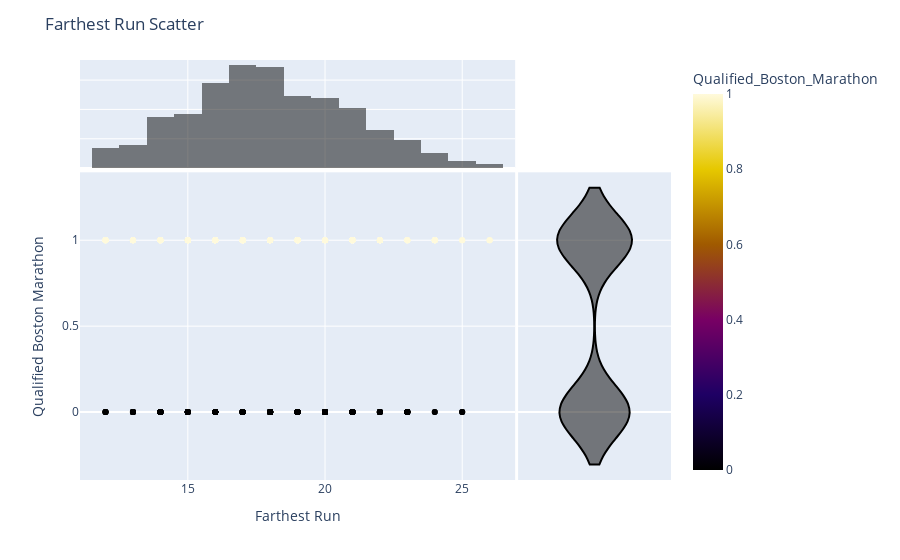

Notebook cell for this chart:
### Code cell
# Visualizing the Farthest Run Data

fig = px.scatter(df,
                 x = 'Farthest_run',
                 y = 'Qualified_Boston_Marathon',
                 marginal_x='histogram',
                 marginal_y='violin',
                 color='Qualified_Boston_Marathon',
                 color_continuous_scale=px.colors.sequential.Electric)
fig.update_layout(title = 'Farthest Run Scatter',
                  xaxis_title = 'Farthest Run',
                  yaxis_title = 'Qualified Boston Marathon')
fig.show()

### Figure 1 — Plotly figure (JSON) as saved in the notebook; plotly's stock layout.template omitted (floating-point values rounded to 4 significant figures; data arrays with more than 128 entries replaced by an {"elided": "..."} marker saying what was removed)
{"data": [{"hovertemplate": "Farthest_run=%{x}<br>Qualified_Boston_Marathon=%{marker.color}<extra></extra>", "legendgroup": "", "marker": {"color": {"elided": "500 int values"}, "coloraxis": "coloraxis", "symbol": "circle"}, "mode": "markers", "name": "", "orientation": "v", "showlegend": false, "type": "scatter", "x": {"elided": "500 int values"}, "xaxis": "x", "y": {"elided": "500 int values"}, "yaxis": "y"}, {"alignmentgroup": "True", "bingroup": "x", "hovertemplate": "Farthest_run=%{x}<br>count=%{y}<extra></extra>", "legendgroup": "", "marker": {"color": "rgb(0,0,0)"}, "name": "", "offsetgroup": "", "opacity": 0.5, "showlegend": false, "type": "histogram", "x": {"elided": "500 int values"}, "xaxis": "x3", "yaxis": "y3"}, {"alignmentgroup": "True", "hovertemplate": "Qualified_Boston_Marathon=%{y}<extra></extra>", "legendgroup": "", "marker": {"color": "rgb(0,0,0)", "symbol": "circle"}, "name": "", "offsetgroup": "", "scalegroup": "y", "showlegend": false, "type": "violin", "xaxis": "x2", "y": {"elided": "500 int values"}, "yaxis": "y2"}], "layout": {"barmode": "overlay", "coloraxis": {"colorbar": {"title": {"text": "Qualified_Boston_Marathon"}}, "colorscale": [[0, "rgb(0,0,0)"], [0.2, "rgb(30,0,100)"], [0.4, "rgb(120,0,100)"], [0.6, "rgb(160,90,0)"], [0.8, "rgb(230,200,0)"], [1, "rgb(255,250,220)"]]}, "legend": {"tracegroupgap": 0}, "margin": {"t": 60}, "title": {"text": "Farthest Run Scatter"}, "xaxis": {"anchor": "y", "domain": [0, 0.7363], "title": {"text": "Farthest Run"}}, "xaxis2": {"anchor": "y2", "domain": [0.7413, 1], "matches": "x2", "showgrid": false, "showline": false, "showticklabels": false, "ticks": ""}, "xaxis3": {"anchor": "y3", "domain": [0, 0.7363], "matches": "x", "showgrid": true, "showticklabels": false}, "xaxis4": {"anchor": "y4", "domain": [0.7413, 1], "matches": "x2", "showgrid": false, "showline": false, "showticklabels": false, "ticks": ""}, "yaxis": {"anchor": "x", "domain": [0, 0.7326], "title": {"text": "Qualified Boston Marathon"}}, "yaxis2": {"anchor": "x2", "domain": [0, 0.7326], "matches": "y", "showgrid": true, "showticklabels": false}, "yaxis3": {"anchor": "x3", "domain": [0.7426, 1], "matches": "y3", "showgrid": true, "showline": false, "showticklabels": false, "ticks": ""}, "yaxis4": {"anchor": "x4", "domain": [0.7426, 1], "matches": "y3", "showgrid": true, "showline": false, "showticklabels": false, "ticks": ""}}}
